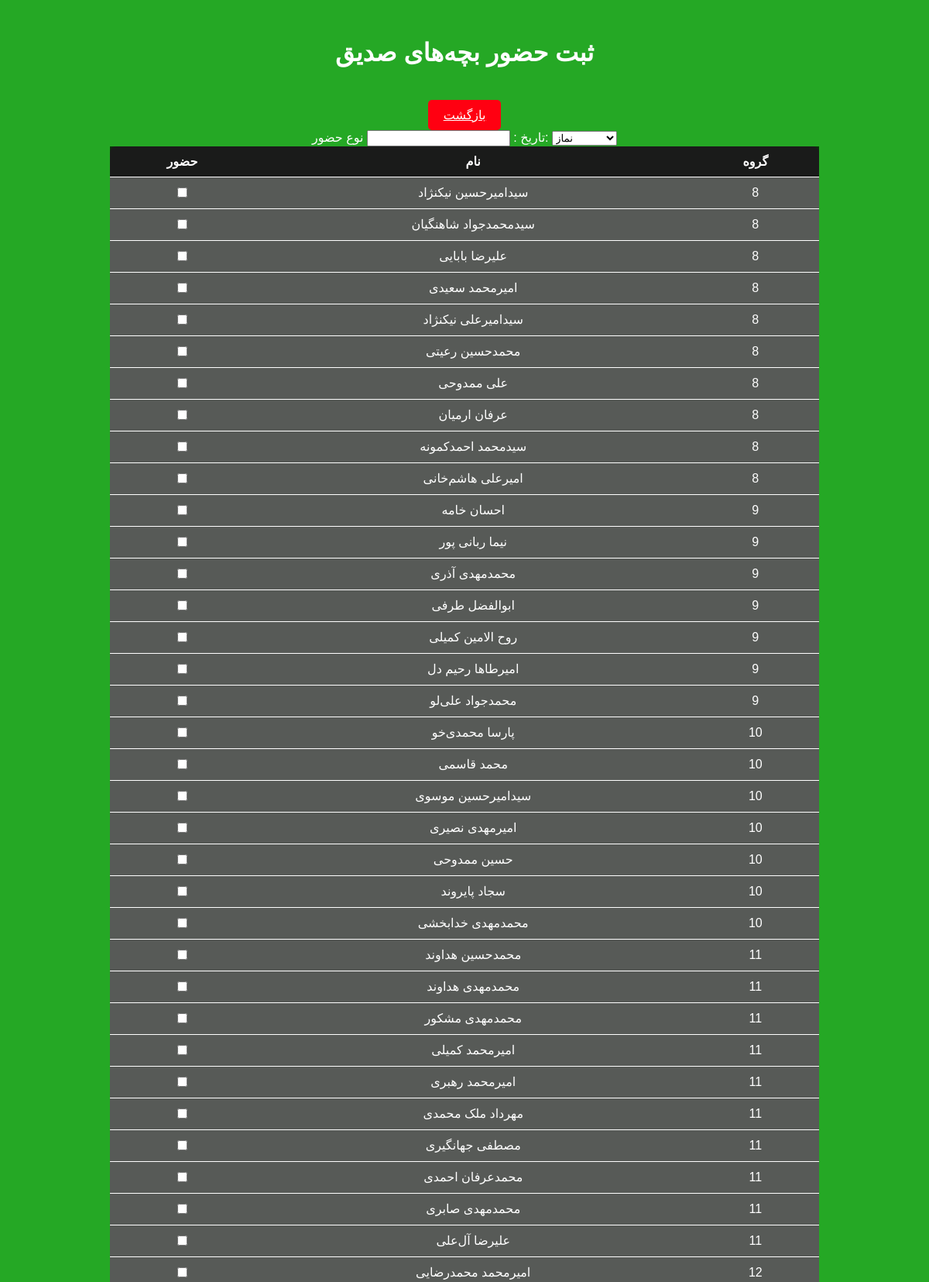
The page /members/ (upper part) on the database its author committed.
### main/models.py (models this page shows, shortened)
class member_data(models.Model):
    member_name = models.CharField(max_length=100, default='ناشناس')
    member_sedigh = models.CharField(max_length=100, default='عمومی')

### main/views.py (the view)
# urls.py: path('members/', main_page, name='members'),
def main_page(request):
    members = member_data.objects.all()
    initial_data = [{'member': m.id} for m in members]
    PresenceFormSet = formset_factory(presance_form, extra=len(initial_data))
    if request.method == 'POST':
        formset = PresenceFormSet(request.POST)
        type_form = form_type(request.POST)
        if formset.is_valid() and type_form.is_valid():
            type_f = request.POST.get('type_choice')
            date_f = request.POST.get('forms_date')
            entry = form_info(form_type = type_f, form_date =date_f )
            entry.save()
            for form in formset:
                print(form.cleaned_data)
            for form in formset:
                cd = form.cleaned_data
                member = cd.get('member')
                present = cd.get('present', False)
                if member:
                    PresenceRecord.objects.create(member=member, present=present)
            return redirect('download_scv')  # نام درست در urls.py
    else:
        formset = PresenceFormSet(initial=initial_data)
    type_form = form_type()
    paired_data = zip(members, formset.forms)
    return render(request, 'home.html', {
        'formset': formset,
        'type': type_form,
        'pairs': paired_data
    })

### main/form.py
class form_type(forms.Form):
    forms_date = forms.CharField()
    type_choice = forms.ChoiceField(choices=[
        ('نماز', 'نماز'),
        ('برنامه ویژه', ' برنامه ویژه'),
        ('هییت','هییت'),
        ('حلقه9','9حلقه'),
        ('حلقه10','10حلقه'),
        ('حلقه11','11حلقه'),
        ('حلقه12','12حلقه'),
        ('حلقه13','حلقه13'),
        ('حلقه14','14حلقه'),
        ('حلقه15','15حلقه'),
        ('حلقه16','16حلقه'),
        ('حلقه17','17حلقه'),
        ('حلقه18','18حلقه'),
    ])

### templates/home.html (shortened to what this page needs)
<!DOCTYPE html>
<html lang="fa">
<head>
</head>
<body>
    <h1>ثبت حضور بچه‌های صدیق</h1>
    <form method="post">
        <button><a href="/ " style="color: white; text-decoration: underline;">بازگشت</a></button>
        <div>
            <label>تاریخ :</label>
            {{ type.forms_date }}
            <label>نوع حضور:</label>
            {{ type.type_choice }}
        </div>
        <table>
            <thead>
                <tr>
                    <th>حضور</th>
                    <th>نام</th>
                    <th>گروه</th>
                </tr>
            </thead>
            <tbody>
                {% for member, form in pairs %}
                <tr>
                    <td>{{ form.present }}</td>
                    <td>{{ member.member_name }}</td>
                    <td>{{ member.member_sedigh }}</td>
                </tr>
                {% endfor %}
            </tbody>
        </table>
        <br/>
    </form>
</body>
</html>

### templates/home.html (style rules this page uses)
body { background-color: rgb(37, 168, 37); color: white; font-family: Arial, sans-serif; padding: 20px; text-align: center; }
table { margin: auto; width: 80%; background-color: rgb(87, 90, 87); border-collapse: collapse; border-radius: 8px; }
th, td { padding: 10px; border-bottom: 1px solid white; }
th { background-color: rgba(0, 0, 0, 0.7); }
button { background-color: rgb(255, 0, 17); color: white; border: none; padding: 10px 20px; border-radius: 5px; cursor: pointer; font-size: 1em; margin-top: 20px; }

### rows shown on the page
member_data: member_name "سیدامیرحسین نیکنژاد", member_sedigh "8"
member_data: member_name "سیدمحمدجواد شاهنگیان", member_sedigh "8"
member_data: member_name "علیرضا بابایی", member_sedigh "8"
member_data: member_name "امیرمحمد سعیدی", member_sedigh "8"
member_data: member_name "سیدامیرعلی نیکنژاد", member_sedigh "8"
member_data: member_name "محمدحسین رعیتی", member_sedigh "8"
member_data: member_name "علی ممدوحی", member_sedigh "8"
member_data: member_name "عرفان ارمیان", member_sedigh "8"
member_data: member_name "سیدمحمد احمدکمونه", member_sedigh "8"
member_data: member_name "امیرعلی هاشم‌خانی", member_sedigh "8"
member_data: member_name "احسان خامه", member_sedigh "9"
member_data: member_name "نیما ربانی پور", member_sedigh "9"
member_data: member_name "محمدمهدی آذری", member_sedigh "9"
member_data: member_name "ابوالفضل طرفی", member_sedigh "9"
member_data: member_name "روح الامین کمیلی", member_sedigh "9"
member_data: member_name "امیرطاها رحیم دل", member_sedigh "9"
member_data: member_name "محمدجواد علی‌لو", member_sedigh "9"
member_data: member_name "پارسا محمدی‌خو", member_sedigh "10"
member_data: member_name "محمد قاسمی", member_sedigh "10"
member_data: member_name "سیدامیرحسین موسوی", member_sedigh "10"
member_data: member_name "امیرمهدی نصیری", member_sedigh "10"
member_data: member_name "حسین ممدوحی", member_sedigh "10"
member_data: member_name "سجاد پایروند", member_sedigh "10"
member_data: member_name "محمدمهدی خدابخشی", member_sedigh "10"
member_data: member_name "محمدحسین هداوند", member_sedigh "11"
member_data: member_name "محمدمهدی هداوند", member_sedigh "11"
member_data: member_name "محمدمهدی مشکور", member_sedigh "11"
member_data: member_name "امیرمحمد کمیلی", member_sedigh "11"
member_data: member_name "امیرمحمد رهبری", member_sedigh "11"
member_data: member_name "مهرداد ملک محمدی", member_sedigh "11"
member_data: member_name "مصطفی جهانگیری", member_sedigh "11"
member_data: member_name "محمدعرفان احمدی", member_sedigh "11"
member_data: member_name "محمدمهدی صابری", member_sedigh "11"
member_data: member_name "علیرضا آل‌علی", member_sedigh "11"
member_data: member_name "امیرمحمد محمدرضایی", member_sedigh "12"
